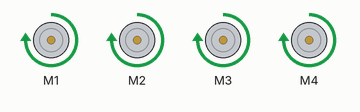
Bench run of a sketch on a simulated Arduino Uno, built with avr-gcc and run on an emulated ATmega328P. On the bench: 4 × DC motor (green arrow = forward, orange = backward, longer = faster).

Above: at 0.1 s.
Timing chart, 0 to 1.6 s (numbered marks = the images above):
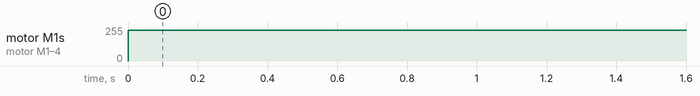

The sketch:

PRUEBA_DE_MOTORES.ino
```cpp
#include<AFMotor.h>
AF_DCMotor motor1(1);
AF_DCMotor motor2(2);
AF_DCMotor motor3(3);
AF_DCMotor motor4(4);

void setup() {
  // put your setup code here, to run once:

}

void loop() {
  motor1.setSpeed(1000);
  motor2.setSpeed(1000);
  motor3.setSpeed(1000);
  motor4.setSpeed(1000);
  motor1.run(FORWARD);
  motor2.run(FORWARD);
  motor3.run(FORWARD);
  motor4.run(FORWARD);
  delay(1000);
}
```

Measured:
- by itself, motor M1–4: stopped → forward 232/255 at 0.00 s
